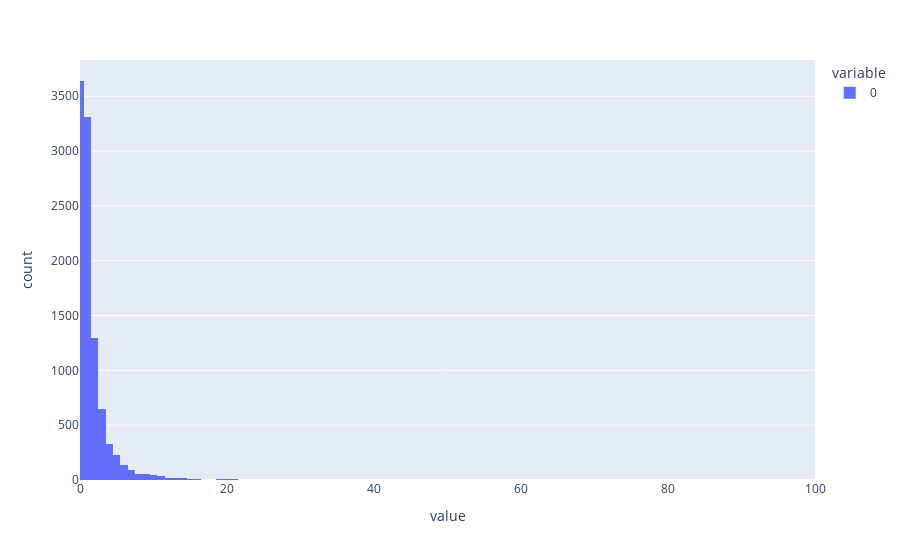

Notebook code for this chart:
### Code cell
fig = px.histogram(generate_fisher_sample(10000), nbins=200, range_x = [0, 100])
fig.show()

### Figure 1 — Plotly figure (JSON) as saved in the notebook; plotly's stock layout.template omitted (floating-point values rounded to 4 significant figures; data arrays with more than 128 entries replaced by an {"elided": "..."} marker saying what was removed)
{"data": [{"alignmentgroup": "True", "bingroup": "x", "hovertemplate": "variable=0<br>value=%{x}<br>count=%{y}<extra></extra>", "legendgroup": "0", "marker": {"color": "#636efa"}, "name": "0", "nbinsx": 200, "offsetgroup": "0", "orientation": "v", "showlegend": true, "type": "histogram", "x": {"elided": "10000 float values"}, "xaxis": "x", "yaxis": "y"}], "layout": {"barmode": "relative", "legend": {"title": {"text": "variable"}, "tracegroupgap": 0}, "margin": {"t": 60}, "xaxis": {"anchor": "y", "domain": [0, 1], "range": [0, 100], "title": {"text": "value"}}, "yaxis": {"anchor": "x", "domain": [0, 1], "title": {"text": "count"}}}}
